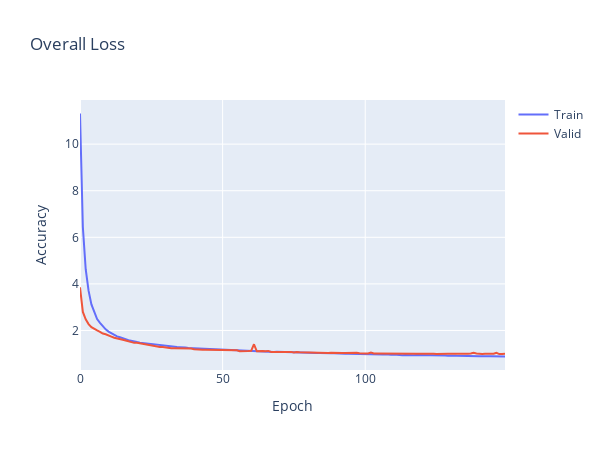

Notebook code cell kept with this figure:
### Code cell
plt.clf()
fig = go.Figure()
fig.add_trace(go.Scatter(
                    y=History.history['loss'],
                    name='Train'))

fig.add_trace(go.Scatter(
                    y=History.history['val_loss'],
                    name='Valid'))


fig.update_layout(height=450, 
                  width=600,
                  title='Overall Loss',
                  xaxis_title='Epoch',
                  yaxis_title='Accuracy')

fig.write_html('acc_race.html', include_plotlyjs='cdn')

fig.show()

### Figure 1 — Plotly figure (JSON) as saved in the notebook; plotly's stock layout.template omitted (floating-point values rounded to 4 significant figures; data arrays with more than 128 entries replaced by an {"elided": "..."} marker saying what was removed)
{"data": [{"name": "Train", "type": "scatter", "y": {"elided": "150 float values"}}, {"name": "Valid", "type": "scatter", "y": {"elided": "150 float values"}}], "layout": {"height": 450, "title": {"text": "Overall Loss"}, "width": 600, "xaxis": {"title": {"text": "Epoch"}}, "yaxis": {"title": {"text": "Accuracy"}}}}
